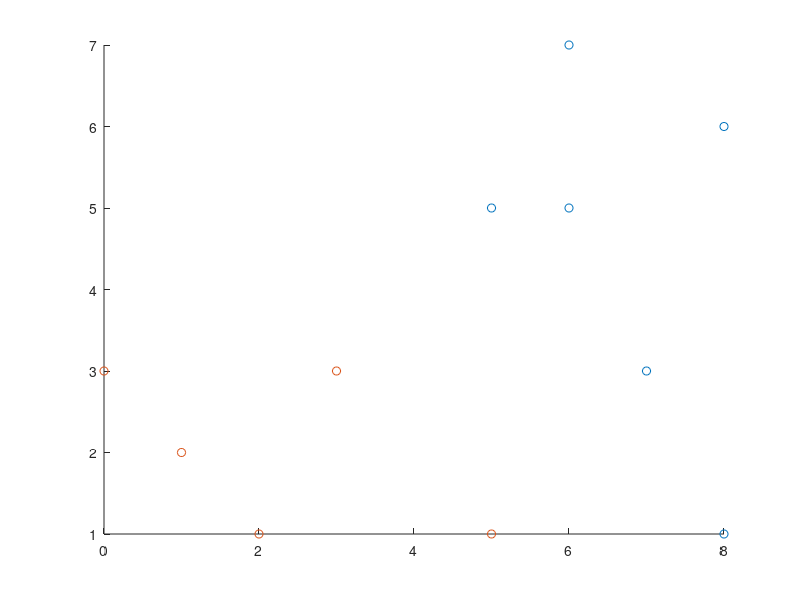

Here is the MATLAB script that generated this plot: (Note: this script raises an error after producing the figure.)
%% Lesson 10c. SVM Demo
% The following was an example script used to learn
% about how SVM's work. This is much easier with
% MATLAB's builting tools for quadratic programming
% (convex optimization).
%
% This requires the MATLAB Optimization Toolbox.
clc; clear; close all;

%% Loading sample data
% last column is features
xys = [
    0 3 -1;
    1 2 -1;
    2 1 -1;
    3 3 -1;
    5 1 -1;
    5 5 1;
    6 5 1;
    6 7 1;
    7 3 1;
    8 6 1;
    8 1 1;
];

x = xys(:, 1:end-1);
y = xys(:, end);

% separate positive and negative datapoints
posDps = x(y == 1, :);
negDps = x(y == -1, :);

%% Showing the problem
figure;
hold on;
scatter(posDps(:, 1), posDps(:, 2));
scatter(negDps(:, 1), negDps(:, 2));
hold off;

%% The Support Vector Machine (SVM)
% The SVM minimizes a quadratic matrix equation.
% This operation is convex and simple enough to have a
% closed form solution, which is the SVM. It attempts
% to find a (linear) hyperplane dividing the set of
% positive and negative examples such that the "gutter"
% between the hyperplane and the points is maximized.
n = size(xys, 1);

% generate matrices for minimization
P = (y * y.') .* (x * x.');
q = -ones(n, 1);

% generate matrices for inequality constraint (alpha >= 0)
% also can use LB parameter
A = -eye(n);
b = zeros(n, 1);

% generate matrices for equality constraint
Aeq = y.';
beq = 0;

% use quadprog package to generate alphas
alpha = quadprog(P, q, A, b, Aeq, beq, [], [], [], ...
    optimoptions('quadprog', 'Display', 'off'));

% calculate w from alpha
w = (x' .* y') * alpha;

% finding b parameter
% (y_n)(x_n * w + b) = 1 for (any) support vector, so b = y_n - w * x_n
svIndex = find(alpha > 1e-5, 1);
b = y(svIndex) - x(svIndex,:) * w;

% (for formulation with slack variable, see:
% http://ianyen.site/tutorial/SVM_Convex_Optimization.pdf#page=10)

%% display results
figure;
hold on;
scatter(posDps(:,1), posDps(:,2));
scatter(negDps(:,1), negDps(:,2));

domain = (min(x(:,1)) - 1):(max(x(:,1)) + 1);
plot(domain, (w(1) .* domain + b)/(-w(2)));

% plotting gutters
plot(domain, (-1 + w(1) .* domain + b)/(-w(2)), 'g:');
plot(domain, (1 + w(1) .* domain + b)/(-w(2)), 'g:');
hold off;
